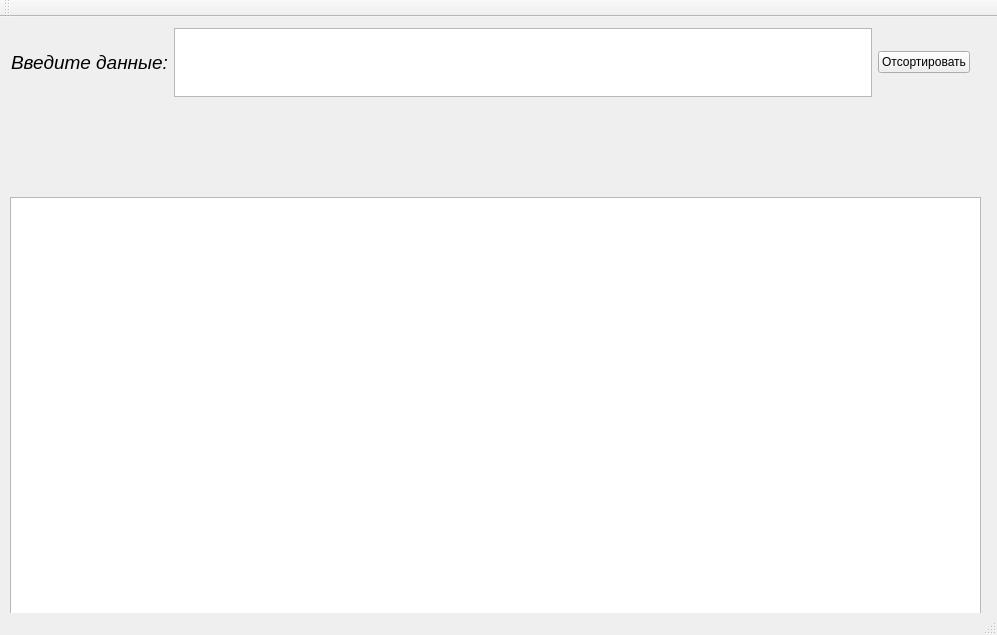
<?xml version="1.0" encoding="UTF-8"?>
<ui version="4.0">
 <class>MainWindow</class>
 <widget class="QMainWindow" name="MainWindow">
  <property name="geometry">
   <rect>
    <x>0</x>
    <y>0</y>
    <width>997</width>
    <height>635</height>
   </rect>
  </property>
  <property name="windowTitle">
   <string>MainWindow</string>
  </property>
  <property name="iconSize">
   <size>
    <width>60</width>
    <height>60</height>
   </size>
  </property>
  <widget class="QWidget" name="centralWidget">
   <widget class="QWidget" name="horizontalLayoutWidget_2">
    <property name="geometry">
     <rect>
      <x>0</x>
      <y>0</y>
      <width>981</width>
      <height>91</height>
     </rect>
    </property>
    <layout class="QHBoxLayout" name="horizontalLayout_2">
     <item>
      <widget class="QLabel" name="label_2">
       <property name="text">
        <string>&lt;html&gt;&lt;head/&gt;&lt;body&gt;&lt;p&gt;&lt;span style=&quot; font-size:14pt; font-style:italic;&quot;&gt;Введите данные:&lt;/span&gt;&lt;/p&gt;&lt;/body&gt;&lt;/html&gt;</string>
       </property>
      </widget>
     </item>
     <item>
      <widget class="QTextEdit" name="textEdit"/>
     </item>
     <item>
      <widget class="QPushButton" name="pushButton">
       <property name="text">
        <string>Отсортировать</string>
       </property>
      </widget>
     </item>
    </layout>
   </widget>
   <widget class="QLabel" name="label_3">
    <property name="geometry">
     <rect>
      <x>10</x>
      <y>100</y>
      <width>961</width>
      <height>71</height>
     </rect>
    </property>
    <property name="text">
     <string/>
    </property>
   </widget>
   <widget class="QTextEdit" name="textEdit_2">
    <property name="geometry">
     <rect>
      <x>10</x>
      <y>180</y>
      <width>971</width>
      <height>451</height>
     </rect>
    </property>
   </widget>
  </widget>
  <widget class="QToolBar" name="mainToolBar">
   <attribute name="toolBarArea">
    <enum>TopToolBarArea</enum>
   </attribute>
   <attribute name="toolBarBreak">
    <bool>false</bool>
   </attribute>
  </widget>
  <widget class="QStatusBar" name="statusBar"/>
 </widget>
 <layoutdefault spacing="6" margin="11"/>
 <resources/>
 <connections/>
</ui>
